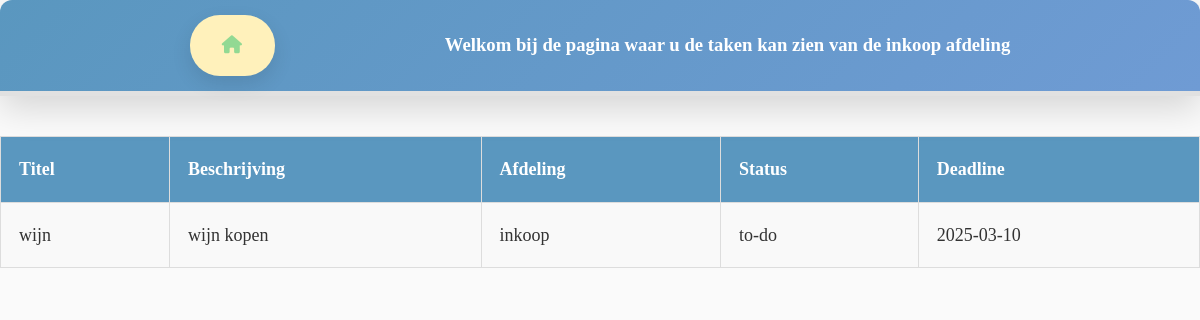
Screenshot of /departments/inkoop.php (signed in) with the database file from the repository.
### tables this page shows
CREATE TABLE IF NOT EXISTS `taken` (
  `id` int NOT NULL AUTO_INCREMENT,
  `beschrijving` text NOT NULL,
  `afdeling` varchar(255) NOT NULL,
  `status` varchar(50) DEFAULT 'to-do',
  `title` varchar(50) DEFAULT NULL,
  `deadline` date DEFAULT NULL,
  PRIMARY KEY (`id`)
);

### departments/inkoop.php (the view, shortened to what this page needs)
<!DOCTYPE html>
<html lang="en">
<head>
    <link rel="stylesheet" href="../public_html/css/main.css">
    <?php require_once "../resources/views/components/head.php"; ?>
</head>
<body>
    <header>
        <div class="wrapper">
            <div class="alignment">
                <div class="home-icon">
                    <a href="../index.php"><i class="fa-solid fa-house"></i></a>
                </div>
                <div class="header-tekst">
                    <h3>Welkom bij de pagina waar u de taken kan zien van de inkoop afdeling</h3>
                </div>
            </div>
        </div>
    </header>
<?php
    require_once __DIR__.'/../config/conn.php';
    $afdeling = 'inkoop';
    $query = "SELECT title, afdeling, beschrijving, status, deadline
              FROM taken
              WHERE afdeling = :afdeling";
    $statement = $conn->prepare($query);
    $statement->bindParam(':afdeling', $afdeling);
    $statement->execute();
    $tasks = $statement->fetchAll(PDO::FETCH_ASSOC);
    ?>
    <table>
            <tr>
                <th>Titel</th>
                <th>Beschrijving</th>
                <th>Afdeling</th>
                <th>Status</th>
                <th>Deadline</th>
            </tr>
        <?php foreach($tasks as $task):  ?>
            <tr>
                <td><p><?php echo($task['title']);?></p></td>
                <td><p><?php echo($task['beschrijving']);?></p></td>
                <td><p><?php echo($task['afdeling']);?></p></td>
                <td><p><?php echo($task['status']);?></p></td>
                <td><p><?php echo($task['deadline']);?></p></td>
            </tr>
        <?php endforeach; ?>
        </table>
</body>
</html>

### public_html/css/main.css (style rules this page uses)
* { margin: 0; padding: 0; box-sizing: border-box; }
body { font-family: 'Lora', serif; background-color: #fafafa; color: #333; line-height: 1.6; font-size: 16px; padding: 0; animation: fadeIn 1.5s ease-out; }
header { background: linear-gradient(135deg, #5a97bf, #6f9bd4); color: white; text-align: center; padding: 15px 20px; position: relative; border-bottom: 5px solid #e1e1e1; box-shadow: 0 12px 35px rgba(0, 0, 0, 0.15); border-radius: 12px 12px 0 0; }
.alignment { display: flex; justify-content: space-evenly; align-items: center; flex-direction: row; }
a { text-decoration: none; font-weight: 700; text-transform: uppercase; letter-spacing: 1px; color: #92d993; padding: 16px 32px; background-color: #fff1bb; border-radius: 30px; display: inline-block; font-size: 18px; transition: all 0.3s ease; box-shadow: 0 8px 20px rgba(0, 0, 0, 0.1); }
table { width: 100%; border-collapse: collapse; margin-top: 40px; }
th, td { padding: 18px; border: 1px solid #ddd; text-align: left; font-size: 18px; }
th { background-color: #5a97bf; color: white; font-weight: bold; }
td { background-color: #f9f9f9; }

### rows the page displays
taken: title "wijn", beschrijving "wijn kopen", afdeling "inkoop", status "to-do", deadline "2025-03-10"
